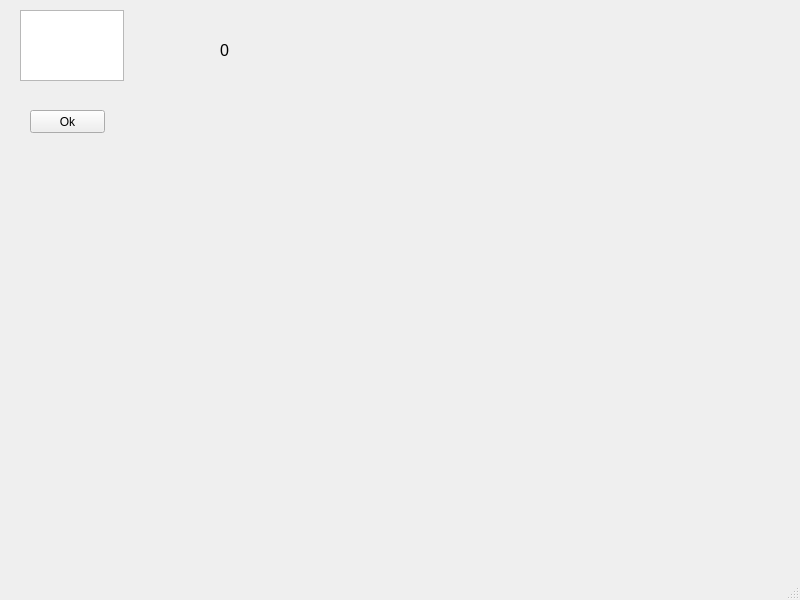
<?xml version="1.0" encoding="UTF-8"?>
<ui version="4.0">
 <class>MainWindow</class>
 <widget class="QMainWindow" name="MainWindow">
  <property name="geometry">
   <rect>
    <x>0</x>
    <y>0</y>
    <width>800</width>
    <height>600</height>
   </rect>
  </property>
  <property name="windowTitle">
   <string>MainWindow</string>
  </property>
  <widget class="QWidget" name="centralwidget">
   <widget class="QTextEdit" name="textEdit">
    <property name="geometry">
     <rect>
      <x>20</x>
      <y>10</y>
      <width>104</width>
      <height>71</height>
     </rect>
    </property>
   </widget>
   <widget class="QPushButton" name="pushButton">
    <property name="geometry">
     <rect>
      <x>30</x>
      <y>110</y>
      <width>75</width>
      <height>23</height>
     </rect>
    </property>
    <property name="text">
     <string>Ok</string>
    </property>
   </widget>
   <widget class="QLabel" name="label">
    <property name="geometry">
     <rect>
      <x>220</x>
      <y>20</y>
      <width>171</width>
      <height>61</height>
     </rect>
    </property>
    <property name="font">
     <font>
      <pointsize>12</pointsize>
     </font>
    </property>
    <property name="text">
     <string>0</string>
    </property>
   </widget>
  </widget>
  <widget class="QMenuBar" name="menubar">
   <property name="geometry">
    <rect>
     <x>0</x>
     <y>0</y>
     <width>800</width>
     <height>21</height>
    </rect>
   </property>
  </widget>
  <widget class="QStatusBar" name="statusbar"/>
 </widget>
 <resources/>
 <connections/>
</ui>
